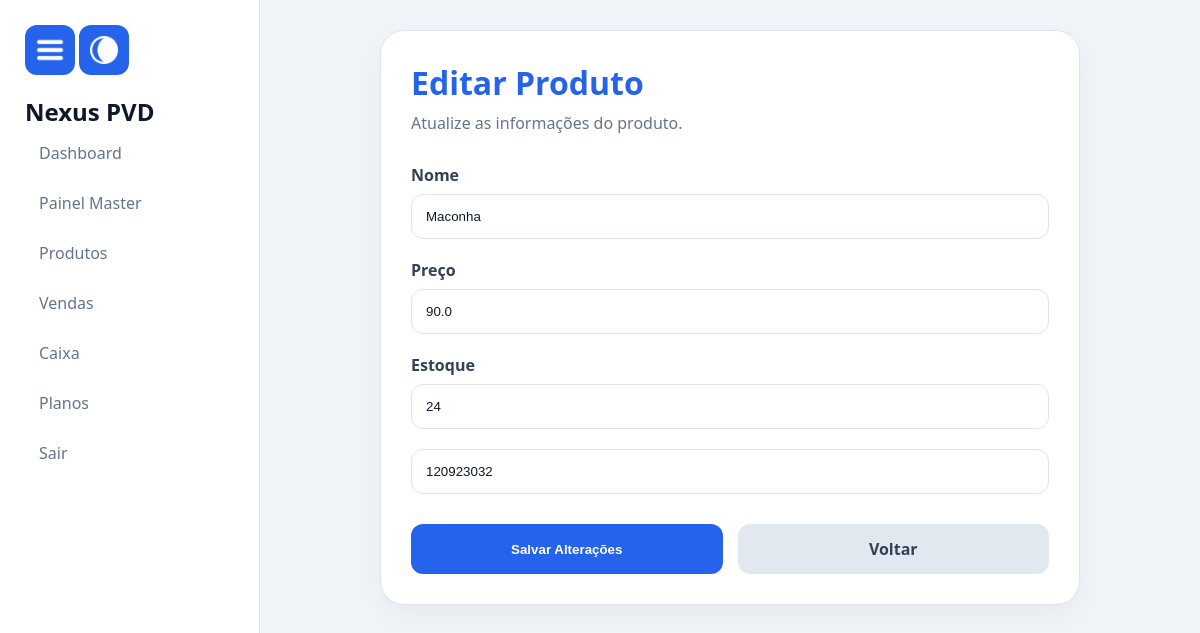
/editar_produto/4 (signed in), run on the app's committed database.
### tables this page shows
CREATE TABLE produtos(

    id INTEGER PRIMARY KEY AUTOINCREMENT,

    nome TEXT,
    preco REAL,
    estoque INTEGER,

    codigo_barras TEXT,

    empresa_id INTEGER

);

### routes/produtos.py (the view, shortened to what this page needs)
    @app.route("/editar_produto/<int:id>", methods=["GET", "POST"])
    def editar_produto(id):
        if not session.get("logado"):
            return redirect("/")
        if session["nivel"] == "funcionario":
            flash(
                "Você não possui permissão",
                "erro"
            )
            return redirect("/produtos")
        conn = conectar()
        cursor = conn.cursor()
        empresa_id = session["empresa_id"]
        cursor.execute("""

        SELECT *

        FROM produtos

        WHERE id = ?
        AND empresa_id = ?

        """, (
            id,
            empresa_id
        ))
        produto = cursor.fetchone()
        conn.close()
        return render_template(
            "editar_produto.html",
            produto=produto
        )

### database.py (called while the page is built)
def conectar():
    conn = sqlite3.connect("database/database.db", timeout=30)
    conn.execute("PRAGMA journal_mode=WAL")
    conn.row_factory = sqlite3.Row
    return conn

### templates/editar_produto.html
{% extends "layout.html" %}
{% block css %}
<link rel="stylesheet" href="{{ url_for('static', filename='css/editar-produto.css') }}">
{% endblock %}
{% block content %}
<div class="editar-container">
    <div class="editar-card">
        <div class="editar-topo">
            <h1>Editar Produto</h1>
            <p>
                Atualize as informações do produto.
            </p>
        </div>
        <form method="POST" class="form-editar">
            <div class="form-group">
                <label>Nome</label>
                <input type="text" name="nome" value="{{ produto['nome'] }}" required>
            </div>
            <div class="form-group">
                <label>Preço</label>
                <input type="number" step="0.01" name="preco" value="{{ produto['preco'] }}" required>
            </div>
            <div class="form-group">
                <label>Estoque</label>
                <input type="number" name="estoque" value="{{ produto['estoque'] }}" required>
            </div>
            <div>
                <input type="text" name="codigo_barras" value="{{ produto['codigo_barras'] }}"
                    placeholder="Código de barras">
            </div>
            <div class="acoes-editar">
                <button type="submit" class="btn-salvar">
                    Salvar Alterações
                </button>
                <a href="/produtos" class="btn-voltar">
                    Voltar
                </a>
            </div>
        </form>
    </div>
</div>
{% endblock %}

### static/css/base.css (style rules this page uses)
:root { --bg:#f1f5f9; --card:#ffffff; --card-hover:#f8fafc; --text:#0f172a; --text-secondary:#64748b; --border:#dbe4f0; --primary:#2563eb; --primary-hover:#1d4ed8; }
* { margin:0; padding:0; box-sizing:border-box; }
html { scroll-behavior:smooth; }
body { font-family:'Segoe UI',sans-serif; background:var(--bg); color:var(--text); min-height:100vh; display:flex; }
h1 { color:var(--text); }
form { display:flex; flex-direction:column; gap:15px; }
input, select, textarea { width:100%; padding:14px; border:1px solid var(--border); border-radius:12px; background:var(--card); color:var(--text); outline:none; transition:.3s; }
.btn, button { display:inline-flex; align-items:center; justify-content:center; gap:8px; padding:12px 20px; border:none; border-radius:12px; background:var(--primary); color:white; text-decoration:none; cursor:pointer; font-weight:600; transition:.3s; }

### static/css/editar-produto.css (style rules this page uses)
.editar-container { max-width:700px; margin:0 auto; }
.editar-card { background:white; border:1px solid #dbe4f0; border-radius:24px; padding:30px; box-shadow: 0 10px 30px rgba(0,0,0,.05); }
.editar-topo { margin-bottom:30px; }
.editar-topo h1 { color:#2563eb; margin-bottom:8px; }
.editar-topo p { color:#64748b; }
.form-editar { display:flex; flex-direction:column; gap:20px; }
.form-group { display:flex; flex-direction:column; }
.form-group label { margin-bottom:8px; font-weight:600; color:#334155; }
.form-group input { padding:14px; border:1px solid #dbe4f0; border-radius:12px; outline:none; transition:.3s; }
.acoes-editar { display:flex; gap:15px; margin-top:10px; }
.btn-salvar { flex:1; background:#2563eb; color:white; border:none; padding:14px; border-radius:12px; font-weight:bold; cursor:pointer; transition:.3s; }
.btn-voltar { flex:1; background:#e2e8f0; color:#334155; text-decoration:none; text-align:center; padding:14px; border-radius:12px; font-weight:bold; transition:.3s; }

### data on the page
produtos: nome "Maconha", preco "90.0", estoque "24", codigo_barras "120923032"
